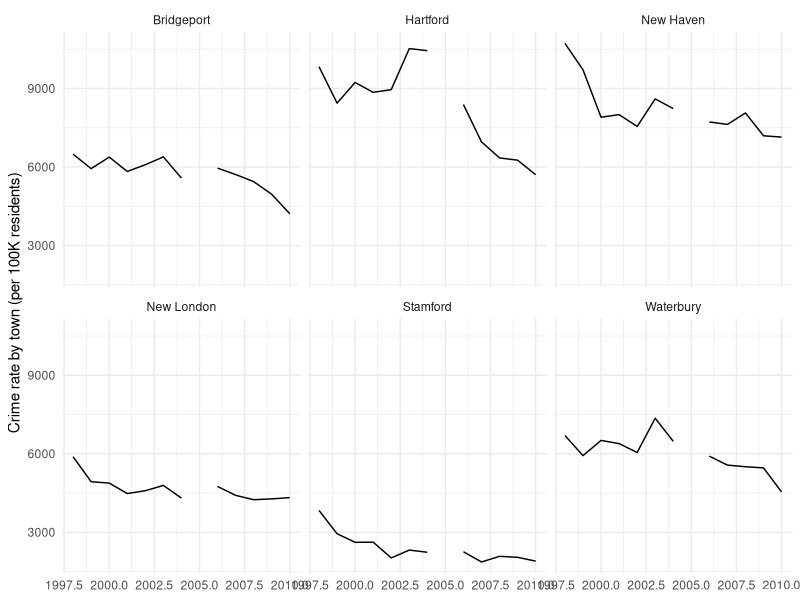

This figure's R source: (Note: this script raises an error after producing the figure.)
## ---- chunk 1
totalcrime <- read.csv("totalcrime.csv")
library(ggplot2)
ggplot(data = subset(totalcrime, Town %in% c("Bridgeport","Hartford","New Haven","New London","Stamford","Waterbury")), 
       aes(x = Year, y = Total.crime.Rate)) + 
  geom_line(aes(group = Town)) +
  labs(x = NULL, y = "Crime rate by town (per 100K residents)") +
  theme_minimal() + 
  facet_wrap(~ Town)
## ---- chunk 2
totalcrime <- subset(totalcrime, totalcrime$Town %in% levels(towns$Town))
totalcrime$Town <- factor(totalcrime$Town)
ggplot(data = totalcrime, aes(x = Year, y = Total.crime.Rate)) + 
  geom_line(aes(group = Town)) +
  labs(x = NULL, y = "Crime rate by town (per 100K residents)") +
  scale_x_continuous(breaks = c(1998,2004,2010)) + 
  theme_minimal() + 
  facet_wrap(~ Town)
## ---- chunk 3
totalcrime_avg <- ddply(subset(totalcrime, Year > 2005), .(Town), summarise, 
                    Total.crime.Rate = weighted.mean(Total.crime.Rate, Total.estimated.population..Number, na.rm = TRUE))
totalcrime_avg$Town <- reorder(totalcrime_avg$Town, totalcrime_avg$Total.crime.Rate)
ggplot(data = totalcrime_avg, aes(x = Total.crime.Rate, y = Town)) + 
  geom_point() +
  labs(y = NULL, x = "Crime rate by town (per 100K residents)") +
  theme_minimal()
## ---- chunk 4
totalcrime_avg <- ddply(totalcrime, .(Year), summarise, 
                    Total.crime.Rate = weighted.mean(Total.crime.Rate, Total.estimated.population..Number))
ggplot(data = totalcrime_avg, aes(x = Year, y = Total.crime.Rate)) + 
  geom_line(aes(group = "")) +
  ylim(0,6000) + 
  labs(x = NULL, y = "Crime rate by town (per 100K residents)") +
  theme_minimal()
## ---- chunk 5
violentcrime_avg <- read.csv("violentcrime.csv")
violentcrime_avg <- ddply(subset(violentcrime_avg, Year > 2005), .(Town), summarise, 
                    Total.violent.crime.Rate = 
                            weighted.mean(Total.violent.crime.Rate, 
                                          Total.estimated.population..Number, 
                                          na.rm = TRUE))
violentcrime_avg$Town <- reorder(violentcrime_avg$Town, 
                                 violentcrime_avg$Total.violent.crime.Rate)
ggplot(data = subset(violentcrime_avg, Town %in% c("Bridgeport","Hartford","New Haven","New London","Stamford","Waterbury")), 
       aes(x = Total.violent.crime.Rate, y = Town)) + 
  geom_point() +
  labs(y = NULL, x = "5-year average violent crime rate by town (per 100K residents)") +
  theme_minimal()
## ---- chunk 6
ggplot(data = subset(violentcrime_avg, Town %in% levels(towns$Town)), 
       aes(x = Total.violent.crime.Rate, y = Town)) + 
  geom_point() +
  labs(y = NULL, x = "5-year average violent crime rate by town (per 100K residents)") +
  theme_minimal()
## ---- chunk 7
propertycrime_avg <- read.csv("propertycrime.csv")
propertycrime_avg <- ddply(subset(propertycrime_avg, Year > 2005), .(Town), summarise, 
                    Total.property.crime.Rate = 
                            weighted.mean(Total.property.crime.Rate, 
                                          Total.estimated.population..Number, 
                                          na.rm = TRUE))
propertycrime_avg$Town <- reorder(propertycrime_avg$Town, 
                                 propertycrime_avg$Total.property.crime.Rate)
ggplot(data = subset(propertycrime_avg, Town %in% c("Bridgeport","Hartford","New Haven","New London","Stamford","Waterbury")), 
       aes(x = Total.property.crime.Rate, y = Town)) + 
  geom_point() +
  labs(y = NULL, x = "5-year average property crime rate by town (per 100K residents)") +
  theme_minimal()
## ---- chunk 8
ggplot(data = subset(propertycrime_avg, Town %in% levels(towns$Town)), 
       aes(x = Total.property.crime.Rate, y = Town)) + 
  geom_point() +
  labs(y = NULL, x = "5-year average property crime rate by town (per 100K residents)") +
  theme_minimal()
## ---- chunk 9
juvenilecrime_avg <- read.csv("juvenilecrime.csv")
juvenilecrime_avg <- ddply(subset(juvenilecrime_avg, Year > 2005), .(Town),summarise, Juvenile.arrests.Rate = 
                            weighted.mean(Juvenile.arrests.Rate, 
                                          Total.population..10.to.17.years..Number, 
                                          na.rm = TRUE))
juvenilecrime_avg$Town <- reorder(juvenilecrime_avg$Town, 
                                 juvenilecrime_avg$Juvenile.arrests.Rate)
ggplot(data = subset(juvenilecrime_avg, Town %in% c("Bridgeport","Hartford","New Haven","New London","Stamford","Waterbury")), 
       aes(x = Juvenile.arrests.Rate  , y = Town)) + 
  geom_point() +
  labs(y = NULL, x = "5-year average juvenile arrest rate by town (per 100K residents)") +
  theme_minimal()
## ---- chunk 10
ggplot(data = subset(juvenilecrime_avg, Town %in% levels(towns$Town)), 
       aes(x = Juvenile.arrests.Rate, y = Town)) + 
  geom_point() +
  labs(y = NULL, x = "5-year average juvenile crime rate by town (per 100K residents)") +
  theme_minimal()
## ---- chunk 11
juvenilecrime_avg <- read.csv("juvenilecrime.csv")
ggplot(data = subset(juvenilecrime_avg, Town == "Manchester"), 
       aes(y = Juvenile.arrests.Rate, x = Year)) + 
  geom_line() +
  ylim(0,25000) + 
  labs(y = NULL, x = "Juvenile crime rate for Manchester (per 100K residents)") +
  theme_minimal()
